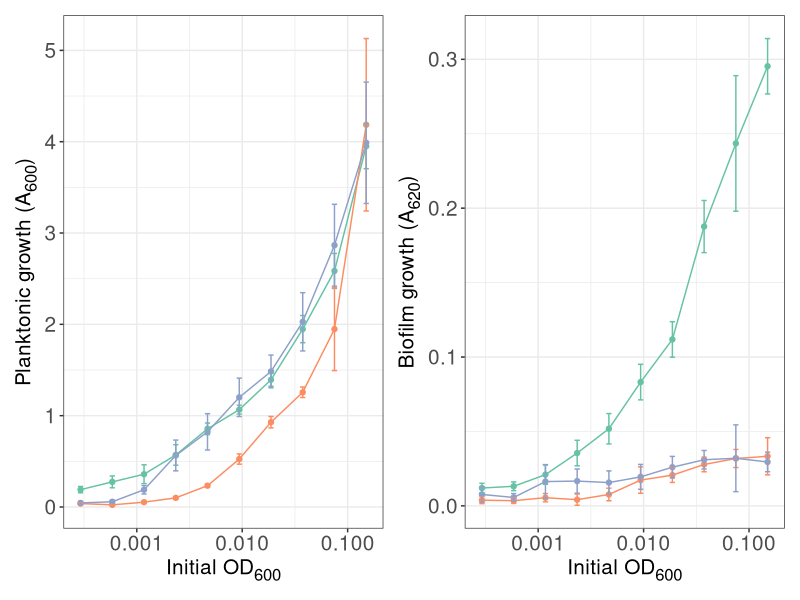
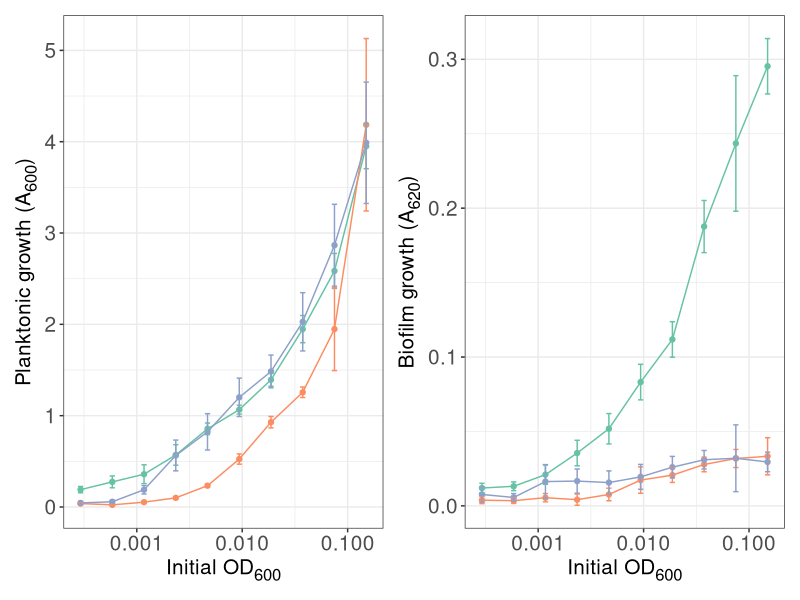

The R source for these figures, in order:
## ---- chunk 1
library(dplyr)
library(ggplot2)
library(data.table)
library(ggtext)
library(RColorBrewer)
library(patchwork)
f <- function(pal) brewer.pal(brewer.pal.info[pal, "maxcolors"], pal)
(cols <- f("Set2"))

scale_fill_discrete <- function(...) {
   scale_fill_manual(..., values = (cols <- f("Set2")))
} 
`%ni%` <- Negate(`%in%`)


myColors <- brewer.pal(3, "Set2")

names(myColors) <- c("Wild-type", "Δ2374-2380", "Δ2730-2732")

## ---- chunk 2
data <- fread("../data/S_granuli_TFA_experiments/biofilm_assay_combined.csv") %>%
  mutate(
    Wavelength = as.character(Wavelength)
  ) %>%
  group_by(Strain, Wavelength, `Initial OD~600~`) %>%
    summarise(
        mean_OD = mean(OD, na.rm = TRUE),
        sd = sd(OD, na.rm = TRUE)
  )

## ---- chunk 3
p1<- ggplot(data %>% filter(Wavelength == "600"), aes(x = `Initial OD~600~`, y = mean_OD, color = Strain)) +
  geom_point() +
  geom_line() +
  geom_errorbar(aes(ymin=mean_OD-sd, ymax=mean_OD+sd), width = 0.05) +
  theme_bw() +
  ylab("Planktonic growth (A~600~)") +
  scale_color_manual(values = myColors, drop = FALSE) +
  scale_x_continuous(trans = "log10") +
  theme(
    axis.title = element_markdown(size = 15),
    axis.text = element_text(size = 15),
    legend.position = "none"
  )

p2 <- ggplot(data %>% filter(Wavelength == "620"), aes(x = `Initial OD~600~`, y = mean_OD, color = Strain)) +
  geom_point() +
  geom_line() +
  geom_errorbar(aes(ymin=mean_OD-sd, ymax=mean_OD+sd), width = 0.05) +
  theme_bw() +
  ylab("Biofilm growth (A~620~)") +
  scale_color_manual(values = myColors, drop = FALSE) +
    scale_x_continuous(
    breaks = c(0.001, 0.01, 0.1), 
    trans = "log10"
  ) +
  theme(
    axis.title = element_markdown(size = 15),
    axis.text = element_text(size = 15),
    legend.position = "none"
  )
  
p3 <- p1 + p2
p3

ggsave("../figures/Fig6_E.svg", p3, height = 3, width = 6)
